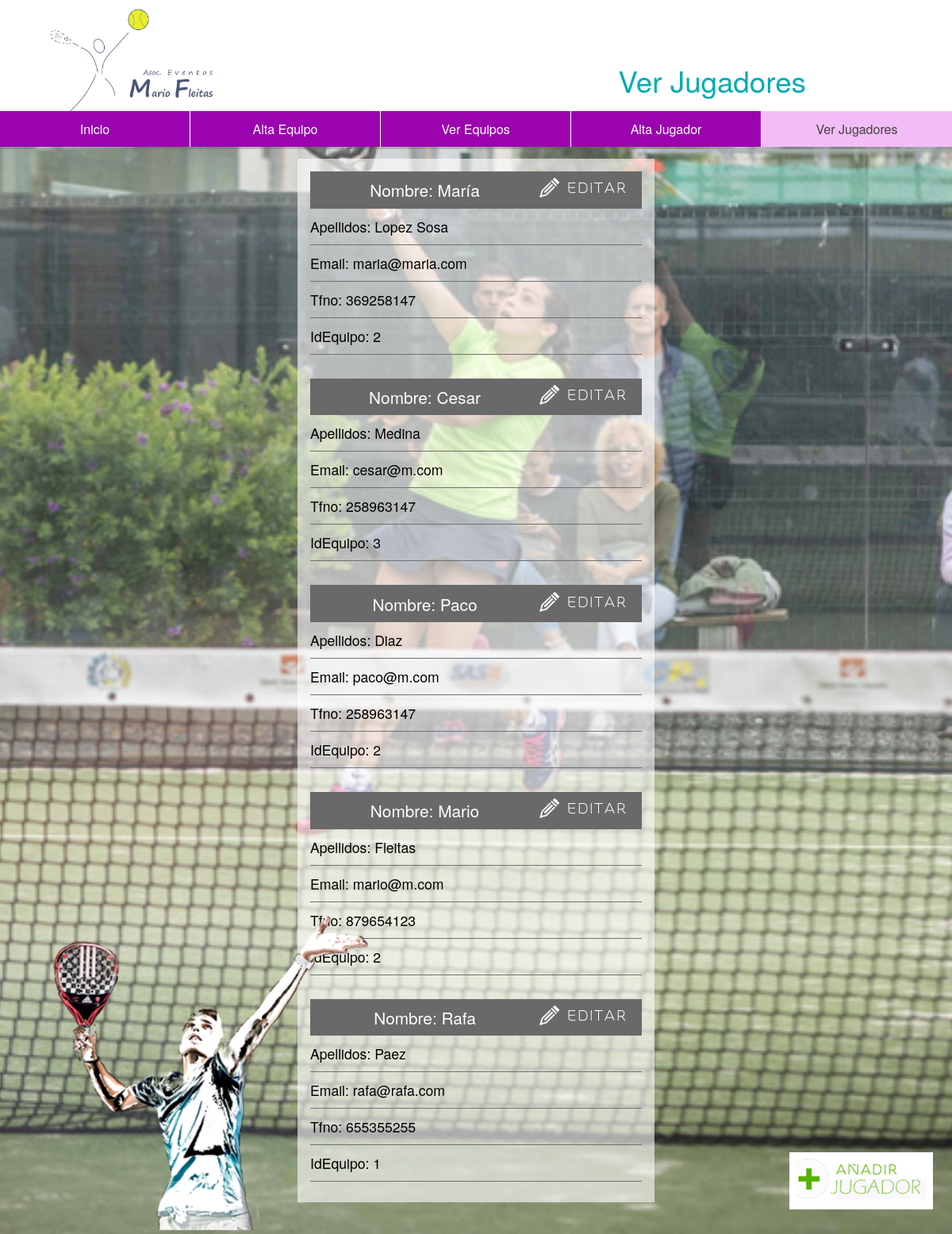
Screenshot of /ver_Jugadores.php with the database file from the repository.
### tables this page shows
CREATE TABLE `jugadores` (
  `id` int(2) NOT NULL,
  `nombre` varchar(30) NOT NULL,
  `apellidos` varchar(80) NOT NULL,
  `email` varchar(20) NOT NULL,
  `tfno` varchar(12) NOT NULL,
  `idEquipo` int(2) NOT NULL
);

### bbdd/BaseDeDatos.php (called while the page is built, shortened)
<?php
class BaseDeDatos{
    public function __construct($servidor,$usuario,$password,$db,$puerto,$tipo){
        $this->servidor = $servidor;
        $this->usuario = $usuario;
        $this->password = $password;
        $this->db = $db;
        $this->puerto = $puerto;
    }
}
?>

### bbdd/DBMySql.php (called while the page is built, shortened)
<?php
class DBMySql extends BaseDeDatos{
    protected $conexion;
    public function __construct($servidor,$usuario,$password,$db,$puerto=3306){
            $this->conexion = mysqli_connect($this->servidor.':'.$this->puerto,$this->usuario,$this->password);
                mysqli_select_db($this->conexion,$this->db);
    }
    public function setQuery($query){
        return $this->idConsulta =mysqli_query($this->conexion,$query);
    }
}
?>

### Funciones.php (the view, shortened to what this page needs)
<?php
include("bbdd/BaseDeDatos.php");
include("bbdd/DBMySql.php");
function conexionBD($consulta){
    $dbLocal = new DBMySql('localhost','padel','1234','padel',3306);
    $valor = $dbLocal->setQuery($consulta);
    return $valor;
}
function menu($numero){
    $class1='';$class2='';$class3='';$class4='';$class5='';
        switch($numero){
            case 5:
                $class5='active';
                break;
        }
        $menu = '<li><a href="index.php" class="'.$class1.'">Inicio</a></li>
        <li><a href="alta_Equipo.php" class="'.$class2.'">Alta Equipo</a></li>
        <li><a href="ver_Equipos.php" class="'.$class3.'">Ver Equipos</a></li>
        <li><a href="alta_Jugador.php" class="'.$class4.'">Alta Jugador</a></li>
        <li><a href="ver_Jugadores.php" class="'.$class5.'">Ver Jugadores</a></li>';
        return $menu;
    }
    function verJugadores(){
        $consulta = "SELECT * FROM jugadores";
        $valor = conexionBD($consulta);
        $resultado ='';
        while($row = mysqli_fetch_assoc($valor)){
            $resultado .= '<h3>Nombre:
                                <span>'.$row['nombre'].'</span>
                                <a href="editar_Jugadores.php?id='.$row['id'] .'"class="editar">
                                    <img src="images/editar.png">
                                </a>
                            </h3>';
            $resultado .= '<h4>Apellidos: <span>'.$row['apellidos'].'</span></h4>';
            $resultado .= '<h4>Email: <span>'.$row['email'].'</span></h4>';
            $resultado .= '<h4>Tfno: <span>'.$row['tfno'].'</span></h4>';
            $resultado .= '<h4>IdEquipo: <span>'.$row['idEquipo'].'</span></h4>';
        }
        return $resultado;
    }
?>

### css.css (style rules this page uses)
* { margin:0; padding:0; }
body { font-family:Gotham, "Helvetica Neue", Helvetica, Arial, sans-serif; background:url(images/alexia.png) no-repeat center fixed; background-size:cover; }
nav ul li { width:20%; float:left; box-sizing:border-box; border-right:1px solid #fff; }
nav ul li:last-child { border-right:none; }
nav ul li a { background:rgb(154, 3, 174); color:#fff; padding:0.7em 0; font-size:1em; display:block; text-align:center; text-decoration:none; }
nav ul li a.active, nav ul li a:hover { background: rgb(242, 189, 247); color: rgba(65,65,65,1.00); }
h3 { color:#fff; text-align:center; font-weight:lighter; background:rgba(105,105,105,1.00); padding:0.4em 0; margin-top:30px; font-size:1.3em; }
h3:first-child { margin-top:0; }
h3 span { font-weight:normal; }
h4 { font-size:1.1em; font-weight:lighter; margin:10px 0; border-bottom:1px solid rgba(113,113,113,1.0); padding-bottom:10px; }
h4 span { font-weight:normal; }
.editar { float:right; margin-right:20px; }

### rows the page displays
jugadores: nombre "María", apellidos "Lopez Sosa", email "maria@maria.com", tfno "369258147", idEquipo "2"
jugadores: nombre "Cesar", apellidos "Medina", email "cesar@m.com", tfno "258963147", idEquipo "3"
jugadores: nombre "Paco", apellidos "Diaz", email "paco@m.com", tfno "258963147", idEquipo "2"
jugadores: nombre "Mario", apellidos "Fleitas", email "mario@m.com"
jugadores: nombre "Rafa", email "rafa@rafa.com"
